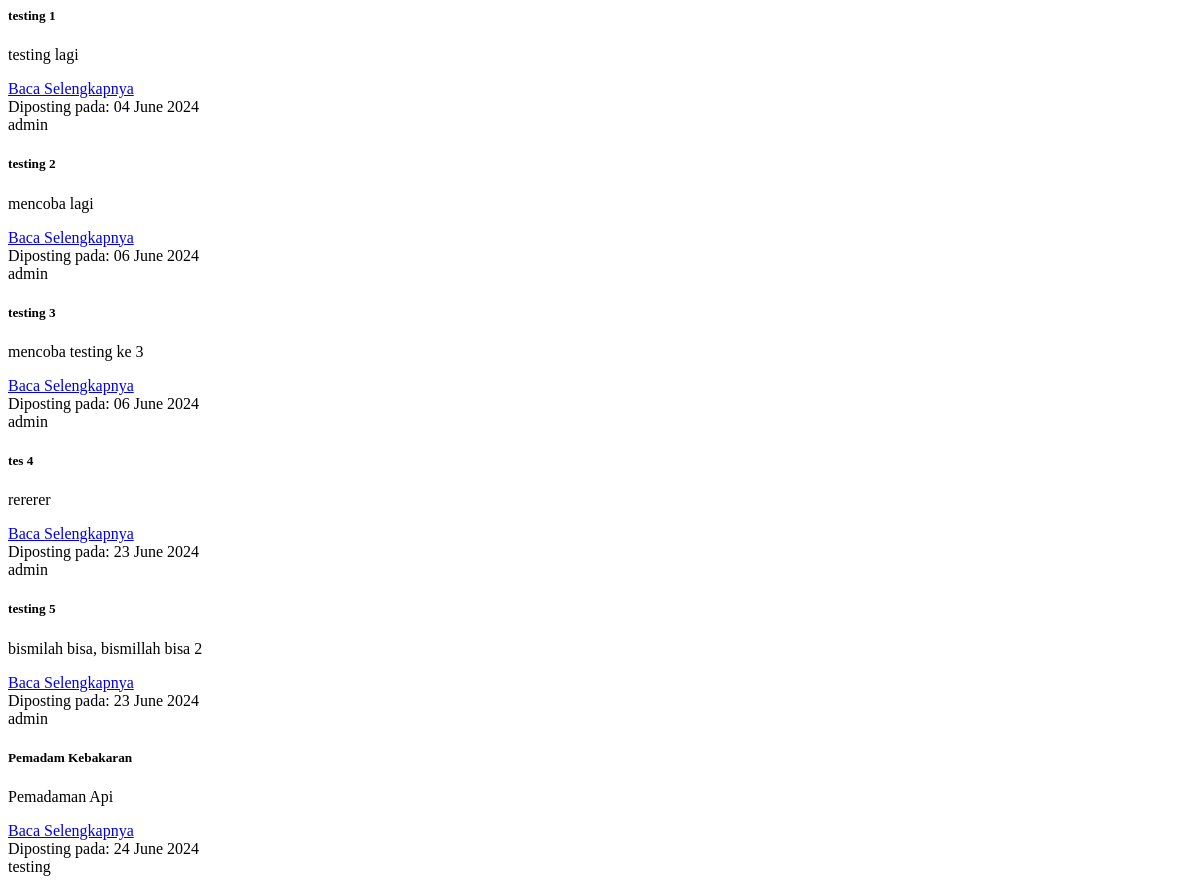
Page /get-mata-kuliah/ on the earlier database version.
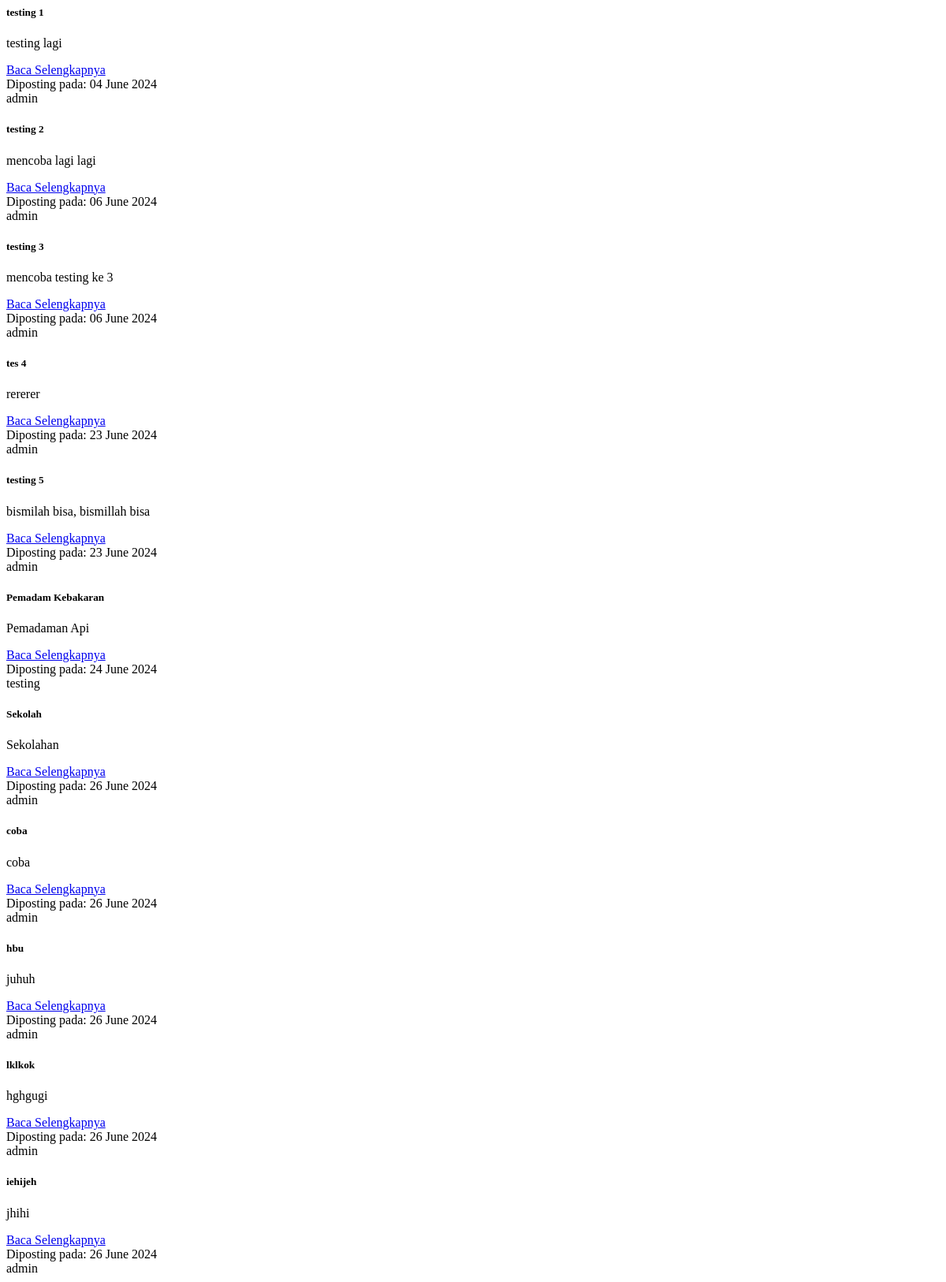
Same page on the later database version.
### forum/models.py (models this page shows, shortened)
class Post(models.Model):
    id = models.AutoField(primary_key=True)
    gambar = models.ImageField(blank=True, null=True, upload_to='uploads/')
    judul = models.CharField(max_length=100)
    deskripsi = models.CharField(max_length=100)
    semester = models.ForeignKey(KatMateri, on_delete=models.CASCADE)
    matkul = models.ForeignKey(MataKuliah, on_delete=models.CASCADE)
    pengguna = models.ForeignKey(User, on_delete=models.CASCADE)
    created_at = models.DateTimeField(auto_now_add=True)
    updated_at = models.DateTimeField(auto_now=True)
    class Meta:
        verbose_name_plural = "Posting"
        ordering = ['id']

### forum/views.py (the view)
# urls.py: path('get-mata-kuliah/', views.get_mata_kuliah, name='get_mata_kuliah'),
def get_mata_kuliah(request):
    semester_id = request.GET.get('semester_id')
    mk_id = request.GET.get('mk_id')
    if semester_id:
        mata_kuliah = MataKuliah.objects.filter(semester_id=semester_id).values('id', 'nama')
        return JsonResponse(list(mata_kuliah), safe=False)
    elif mk_id:
        posts = Post.objects.filter(matkul_id=mk_id)
        return render(request, 'partials/post_list.html', {'posts': posts})
    else:
        posts = Post.objects.all()
        return render(request, 'partials/post_list.html', {'posts': posts})

### forum/templates/partials/post_list.html
{% if posts %} {% for post in posts %}
<div class="card post-content mb-3">
  <div class="card-body">
    <h5 class="card-title">{{ post.judul }}</h5>
    <p class="card-text">{{ post.deskripsi|slice:":150" }}</p>
    <a href="{% url 'detailPost' post.id %}" class="btn btn-primary"
      >Baca Selengkapnya</a
    >
  </div>
  <div class="card-footer text-muted">
    <div class="d-flex justify-content-between">
      <div>Diposting pada: {{ post.created_at|date:"d F Y" }}</div>
      <div>{{ post.pengguna.username }}</div>
    </div>
  </div>
</div>
{% endfor %} {% else %}
<div class="card post-content mb-3">
  <div class="card-body">
    <p>Belum ada postingan.</p>
  </div>
</div>
{% endif %}

Differences in the rows shown:
changed Post "testing 2": deskripsi "mencoba lagi" → "mencoba lagi lagi"
changed Post "testing 5": deskripsi "bismilah bisa, bismillah bisa 2" → "bismilah bisa, bismillah bisa"
added Post: judul "Sekolah", deskripsi "Sekolahan", created_at "26 June 2024", pengguna.username "admin"
added Post: judul "coba", deskripsi "coba", created_at "26 June 2024", pengguna.username "admin"
added Post: judul "hbu", deskripsi "juhuh", created_at "26 June 2024", pengguna.username "admin"
added Post: judul "lklkok", deskripsi "hghgugi", created_at "26 June 2024", pengguna.username "admin"
added Post: judul "iehijeh", deskripsi "jhihi", created_at "26 June 2024", pengguna.username "admin"
